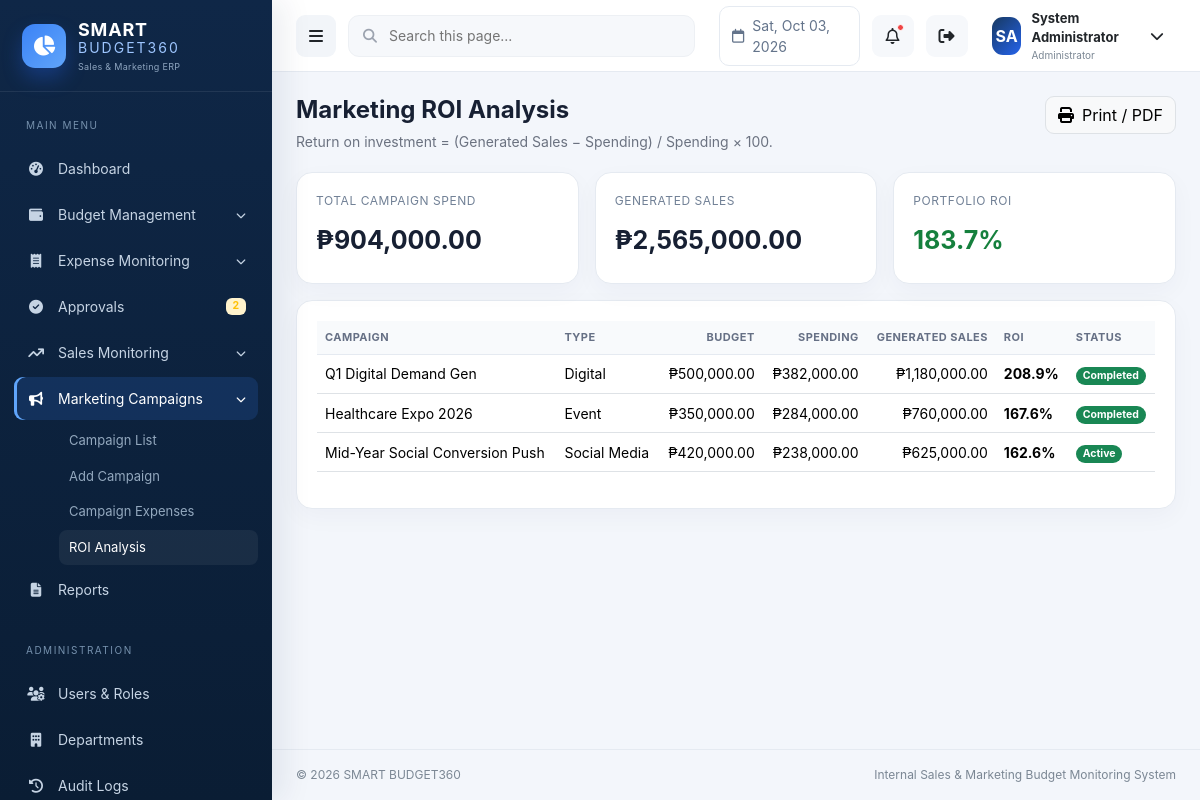
Page /marketing/roi.php (signed in) on the committed database.
### tables this page shows
CREATE TABLE campaigns (
  id INT UNSIGNED AUTO_INCREMENT PRIMARY KEY,
  campaign_name VARCHAR(180) NOT NULL,
  campaign_type VARCHAR(80) NOT NULL,
  department_id INT UNSIGNED NOT NULL,
  start_date DATE NOT NULL,
  end_date DATE NOT NULL,
  budget DECIMAL(15,2) NOT NULL DEFAULT 0,
  actual_spending DECIMAL(15,2) NOT NULL DEFAULT 0,
  generated_sales DECIMAL(15,2) NOT NULL DEFAULT 0,
  status ENUM('Planned','Active','Completed','Cancelled') NOT NULL DEFAULT 'Planned',
  created_by INT UNSIGNED NOT NULL,
  created_at TIMESTAMP DEFAULT CURRENT_TIMESTAMP,
  updated_at TIMESTAMP DEFAULT CURRENT_TIMESTAMP ON UPDATE CURRENT_TIMESTAMP,
  CONSTRAINT fk_campaign_department FOREIGN KEY (department_id) REFERENCES departments(id),
  CONSTRAINT fk_campaign_creator FOREIGN KEY (created_by) REFERENCES users(id),
  INDEX idx_campaign_dates (start_date,end_date), INDEX idx_campaign_status (status)
);

### marketing/roi.php (the view)
<?php
require_once dirname(__DIR__).'/includes/bootstrap.php';require_module('marketing');$pageTitle='ROI Analysis';$activeMenu='campaign-roi';$rows=db()->query("SELECT campaign_name,campaign_type,budget,actual_spending,generated_sales,status,CASE WHEN actual_spending>0 THEN ((generated_sales-actual_spending)/actual_spending)*100 ELSE 0 END roi FROM campaigns ORDER BY roi DESC")->fetchAll();$totalSpend=array_sum(array_column($rows,'actual_spending'));$totalSales=array_sum(array_column($rows,'generated_sales'));$roi=$totalSpend>0?(($totalSales-$totalSpend)/$totalSpend*100):0;require ROOT_PATH.'/includes/header.php';?>
<div class="page-head"><div><h1>Marketing ROI Analysis</h1><p>Return on investment = (Generated Sales − Spending) / Spending × 100.</p></div><button class="btn btn-light border no-print" onclick="window.print()"><i class="fa-solid fa-print me-2"></i>Print / PDF</button></div><div class="row g-3 mb-3"><div class="col-md-4"><div class="kpi-card"><div class="kpi-label">Total Campaign Spend</div><div class="kpi-value"><?=money($totalSpend)?></div></div></div><div class="col-md-4"><div class="kpi-card"><div class="kpi-label">Generated Sales</div><div class="kpi-value"><?=money($totalSales)?></div></div></div><div class="col-md-4"><div class="kpi-card"><div class="kpi-label">Portfolio ROI</div><div class="kpi-value <?=$roi>=0?'roi-positive':'roi-negative'?>"><?=number_format($roi,1)?>%</div></div></div></div><div class="card-panel"><div class="card-body"><div class="table-responsive"><table class="table data-table"><thead><tr><th>Campaign</th><th>Type</th><th class="text-end">Budget</th><th class="text-end">Spending</th><th class="text-end">Generated Sales</th><th>ROI</th><th>Status</th></tr></thead><tbody><?php foreach($rows as $r):?><tr><td><?=e($r['campaign_name'])?></td><td><?=e($r['campaign_type'])?></td><td class="text-end"><?=money($r['budget'])?></td><td class="text-end"><?=money($r['actual_spending'])?></td><td class="text-end"><?=money($r['generated_sales'])?></td><td class="<?=$r['roi']>=0?'roi-positive':'roi-negative'?>"><?=number_format((float)$r['roi'],1)?>%</td><td><?=status_badge($r['status'])?></td></tr><?php endforeach;?></tbody></table></div></div></div><?php require ROOT_PATH.'/includes/footer.php';?>

### includes/functions.php (shortened to what this page needs)
<?php
function db(): PDO
{
    static $pdo = null;
    if (!$pdo) {
        $pdo = (new Database())->connect();
    }
    return $pdo;
}
function e(?string $value): string
{
    return htmlspecialchars((string)$value, ENT_QUOTES, 'UTF-8');
}
function money(float|int|string|null $amount): string
{
    return APP_CURRENCY_SYMBOL . number_format((float)$amount, 2);
}
function status_badge(string $status): string
{
    $class = match (strtolower($status)) {
        'approved', 'active', 'completed' => 'success',
        'rejected', 'inactive', 'cancelled' => 'danger',
        'pending', 'draft' => 'warning',
        default => 'secondary',
    };
    return '<span class="badge rounded-pill text-bg-' . $class . '">' . e(ucfirst($status)) . '</span>';
}

### assets/css/app.css (style rules this page uses)
:root { --navy:#0f2747;--navy2:#173961;--royal:#2563eb;--green:#16a34a;--orange:#f59e0b;--purple:#7c3aed; --surface:#ffffff;--bg:#f3f6fb;--text:#172033;--muted:#6b7280;--border:#e5eaf1;--sidebar:272px;--topbar:72px; }
* { box-sizing:border-box }
body { margin:0;background:var(--bg);color:var(--text);font-family:Inter,Segoe UI,Arial,sans-serif;font-size:14px }
.page-head { display:flex;align-items:flex-start;justify-content:space-between;gap:16px;margin-bottom:20px }
.page-head h1 { font-size:24px;font-weight:750;margin:0 }
.page-head p { margin:6px 0 0;color:var(--muted) }
.card-panel { background:#fff;border:1px solid var(--border);border-radius:16px;box-shadow:0 8px 24px rgba(15,39,71,.035) }
.card-panel .card-body { padding:20px }
.kpi-card { background:#fff;border:1px solid var(--border);border-radius:16px;padding:19px;box-shadow:0 8px 24px rgba(15,39,71,.035);height:100% }
.kpi-label { font-size:12px;color:#718096;text-transform:uppercase;letter-spacing:.55px }
.kpi-value { font-size:25px;font-weight:750;margin:12px 0 5px }
.table { --bs-table-bg:transparent }
.table thead th { font-size:11px;text-transform:uppercase;letter-spacing:.45px;color:#667085;background:#f8fafc;border-bottom:1px solid var(--border);white-space:nowrap }
.table td { vertical-align:middle }
.btn { border-radius:9px }
.roi-positive { color:#15803d;font-weight:700 }

### rows in the picture
campaigns: campaign_name "Q1 Digital Demand Gen", campaign_type "Digital", budget "₱500,000.00", actual_spending "₱382,000.00", generated_sales "₱1,180,000.00", roi "208.9", status "Completed"
campaigns: campaign_name "Healthcare Expo 2026", campaign_type "Event", budget "₱350,000.00", actual_spending "₱284,000.00", generated_sales "₱760,000.00", roi "167.6", status "Completed"
campaigns: campaign_name "Mid-Year Social Conversion Push", campaign_type "Social Media", budget "₱420,000.00", actual_spending "₱238,000.00", generated_sales "₱625,000.00", roi "162.6", status "Active"

### other values in the picture
$pendingApprovalCount "2"
role_name() "Administrator"
money($totalSpend) "₱904,000.00"
money($totalSales) "₱2,565,000.00"
$roi "183.7"
